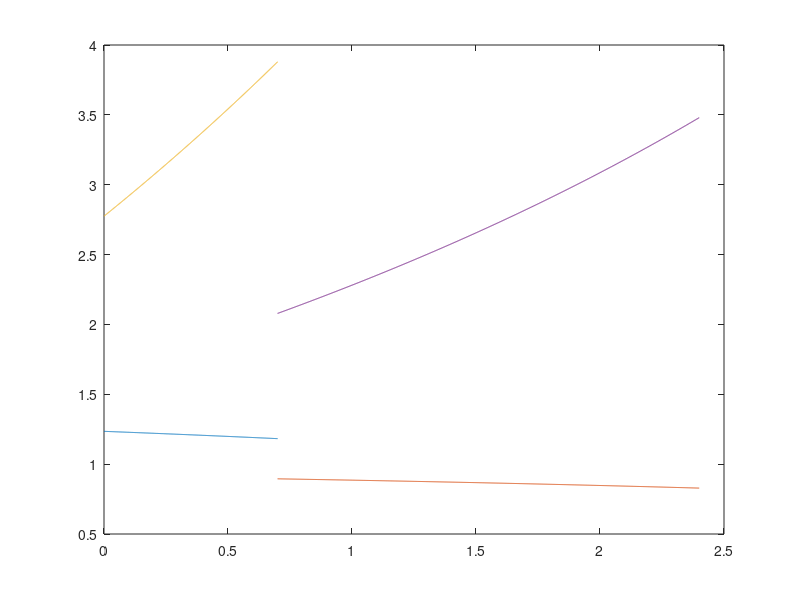

Write the MATLAB code that produced this figure.

% Parameters

res = 1000; % Timestep resolution

% Mass in kilograms (kg)
% Distance in meters (m)
% Time in seconds (s)

% Booster and Sustainer Time Values

Tboost     = .7;   
Tsust      = 1.7;   

%% Lengths: In Meters (m)
% Main Components:
Lnosecone        = .500;  
Lshoulder        = .090;
Lebay            = .200;
Lsustbodytube    = .660; 
Lforwardfins     = .200;
Lstagingcoupler  = .200;
Lboosterbodytube = .600;
Laftfins         = .110;
Lboost           = .320;    
Lsust            = .320;

% Internal electronics (m)  
Lbattery       = 0.0265;      
Laltimeter     = 0.0996;
LSEDSaltimeter = 0.06985;
Lswitch        = 0.01;

% Internal pieces (m)
Ldrogueparachute  = 0.04;
Lmainparachute    = 0.06;  
Lboosterparachute = 0.05;

% Coupler BodyTube Pieces
LcouplerBodyTube = .02;  %(m)

% Motor Hang
motorhang = .03; 

%% Distances: Centroid Calculations from the Tip of Nosecone


% Main Components:
Dnosecone        = Lnosecone*.666;
Dshoulder        = Lnosecone + Lshoulder/2;
Debay            = Dshoulder + Lshoulder/2  + LcouplerBodyTube/2;
Dsustbodytube    = Debay + LcouplerBodyTube/2 + Lsustbodytube/2;
Dforwardfins     = Dsustbodytube + Lsustbodytube/2 - Lforwardfins/2;
Dstagingcoupler  = Dforwardfins + Lforwardfins/2 + LcouplerBodyTube/2;
Dsust            = Dstagingcoupler - LcouplerBodyTube/2 - Lsust/2 + motorhang;
Dboosterbodytube = Dstagingcoupler + LcouplerBodyTube/2 + Lboosterbodytube/2;
Daftfins         = Dstagingcoupler + LcouplerBodyTube/2 + Lboosterbodytube - Laftfins/2;
Dboost           = Dstagingcoupler + LcouplerBodyTube/2 + Lboosterbodytube - Lboost/2 + motorhang; 

% Internal Components: Marks the beginning of the Component
xbattery            = 0.14;    % From forward of E-Bay
xaltimeter          = 0.03;    % From forward of E-Bay
xswitch             = 0.02;    % From forward of E-Bay
xSEDSaltimeter      = 0.22;    % From forward of Nosecone

xdrogueparachute    = 0.45;    % From forward of Nosecone
xmainparachute      = 0.00;    % From aft of E-Bay
xboosterparachute   = 0.00;    % From aft of Coupler

xcenteringring1     = -0.25;   % From aft of Sustainer Body Tube (-)
xcenteringring2     = -0.08;   % From aft of Sustainer Body Tube (-)
xcenteringring3     = -0.01;   % From aft of Booster Body Tube (-)
xcenteringring4     = -0.12;   % From aft of Booster Body Tube (-)

% Internal Electronics:
Dbattery       = Lnosecone + xbattery + Lbattery/2;      
Daltimeter     = Lnosecone + xaltimeter + Laltimeter/2;
DSEDSaltimeter = xSEDSaltimeter + LSEDSaltimeter/2;
Dswitch        = Lnosecone + xswitch + Lswitch/2;

% Recovery Components:

Ddrogueparachute    = xdrogueparachute + Ldrogueparachute/2;
Dmainparachute      = Lnosecone + Lebay + xmainparachute + Lmainparachute/2;                                                % The offset from E-bay is intentional because parachute placement is referenced from that part. 
Dboosterparachute   = Dstagingcoupler + LcouplerBodyTube/2 + Lstagingcoupler/2 + xboosterparachute + Lboosterparachute/2;   % Was incorrect but it is intentiona that placement is referenced from the coupler bulk plate


% Engine Retainment:
Dcenteringring1      = Dsustbodytube + Lsustbodytube/2 + xcenteringring1;   
Dcenteringring2      = Dsustbodytube + Lsustbodytube/2 + xcenteringring2;
Dcenteringring3      = Dboosterbodytube + Lsustbodytube/2 + xcenteringring3;
Dcenteringring4      = Dboosterbodytube + Lsustbodytube/2 + xcenteringring4;

% CHARLIE EDITED AND VERIFIED. -Charlie
% RE-EDITED AND RE-VARIFIED (discussion pending before changes) - Nick



%           ***RESUME EDITING HERE***





%% Masses
% Mass of Components (kg)
Mnosecone        = .063;
Mshoulder        = 0;
Mebay            = .120;
Msustbodytube    = .169;
Mforwardfins     = .104;
Mstagingcoupler  = .045;    % With 1 bulkhead = 9g
Mboosterbodytube = .165;    % need to add mass of 2 centering rings for both motors soon, need their own centroid 
Maftfins         = .084;   
Mboostinit       = .294;    % Initial mass of booster
Msustinit        = .349;    % Initial mass of sustainer 
Mboostprop       = .132;    % Mass of propellant 
Msustprop        = .185;    % Mass of propellant


% Internal electronics (kg)  
Mbattery       = 0.045;      
Maltimeter     = 0.0017;
MSEDSaltimeter = 0.0158;
Mswitch        = 0;

% Internal pieces (kg)
Mdrogueparachute    = 0;
Mmainparachute      = 0;
Mboosterparachute   = 0;   
Mcenteringring      = 0;


tb      = linspace(0,Tboost,res); % 1000 different times of flight from 0 to .7 seconds
Mboost  = Mboostinit-(Mboostprop/Tboost)*tb; % Mass of the booster during flight
CGBoost = Mboost.*Dboost;
Mtot    = Mboost + Msustinit + Mnosecone + Mshoulder + Mebay + Msustbodytube + Mforwardfins + Mstagingcoupler + Mboosterbodytube + Maftfins + Mbattery + Maltimeter + MSEDSaltimeter + Mswitch + Mdrogueparachute + Mboosterparachute + Mmainparachute + 4*Mcenteringring; 
CG      = (CGBoost + Dnosecone*Mnosecone + Dshoulder*Mshoulder + Debay*Mebay + Dsustbodytube*Msustbodytube + Dforwardfins*Mforwardfins + Dstagingcoupler*Mstagingcoupler + Dsust*Msustinit + Dboosterbodytube*Mboosterbodytube + Daftfins*Maftfins + Mbattery*Dbattery + Maltimeter*Daltimeter + MSEDSaltimeter*DSEDSaltimeter + Mswitch*Dswitch + Mdrogueparachute*Ddrogueparachute + Mboosterparachute*Dboosterparachute + Mmainparachute*Dmainparachute + Mcenteringring*Dcenteringring1 + Mcenteringring*Dcenteringring2 + Mcenteringring*Dcenteringring3 + Mcenteringring*Dcenteringring4)./Mtot;   

plot(tb,CG)

ts     = linspace(0,Tsust,res);             % 1000 different times of flight from 0 to 1.4 seconds
Msust  = Msustinit - (Msustprop/Tsust)*ts;  % Mass of sustainer through flight
CGSust = Msust.*Dsust;                      % Center of Gravity of sustainer through flight
Mtot2  = Msust + Mnosecone + Mshoulder + Mebay + Msustbodytube + Mforwardfins + Mbattery + Maltimeter + MSEDSaltimeter + Mswitch + Mdrogueparachute + Mmainparachute + 2*Mcenteringring;;   % Total mass of sustainer through flight
CG2      = (CGSust + Dnosecone*Mnosecone + Dshoulder*Mshoulder + Debay*Mebay + Dsustbodytube*Msustbodytube + Dforwardfins*Mforwardfins + Maltimeter*Daltimeter + MSEDSaltimeter*DSEDSaltimeter + Mswitch*Dswitch + Mdrogueparachute*Ddrogueparachute + Mmainparachute*Dmainparachute + Mcenteringring*Dcenteringring1 + Mcenteringring*Dcenteringring2)./Mtot2;   


hold on
ts     = linspace(Tboost,Tboost+Tsust,res);% 1000 different times of flight from .7 to 2.4 seconds
plot(ts,CG2)


%% CP (m)

Cr  = .1;   %Lrootchord   
Ct  = .1;   %Ltipchord 
Ss   = .0563;  %Lsemispan 
Lf  = .114;   %Lmidchordline
Xr  = .1;   %Lfinrootleadtofintiplead

Xb  = Dforwardfins - Lforwardfins/2;  %Lnosetiptorootchord

Rbodytube = .0474/2; 

cnn = 2;                 % For nose cone
xn  = .666 * Lnosecone;  % Center of Pressure for conical nose cone
cnt = 0;                 % Same diameter rocket throughout
xt  = 0;                 % Not applicable
nf  = 3;                 % Number of Fins

% Nose Cone Calcs
x1=1.0+(Rbodytube/(Ss+Rbodytube));
x2=4.0*nf*(Ss*Ss/(Rbodytube*Rbodytube*4));
x3a=2.0*Lf;
x3b=Cr+Ct;
x3=x3a/x3b;
x4=1.0+sqrt(1.0+x3*x3);
cnf=x1*x2/x4;
xf = (1.0/6.0)*(Cr+Ct-(Cr*Ct/(Cr+Ct)))+(Xr/3.0)*((Cr+2.0*Ct)/(Cr+Ct))+Xb;

% Calculation for CP (sustainer)

cnr=cnn+cnt+cnf;
cp = ((cnn*xn+cnt*xt+cnf*xf)/cnr);


%% Booster & Sustainer

% Fin Parameters
Cr2  = .11;   %Lrootchord   
Ct2  = .05;   %Ltipchord 
Ss2  = .053;  %Lsemispan 
Lf2  = .053;   %Lmidchordline
Xr2  = .03;   %Lfinrootleadtofintiplead
Xb2  = Daftfins - Laftfins/2;

% Equations for CP (full rocket)
x12=1.0+(Rbodytube/(Ss2+Rbodytube));
x22=4.0*nf*(Ss2*Ss2/(Rbodytube*Rbodytube*4)); % Diameter of Bodytube
x3a2=2.0*Lf2;
x3b2=Cr2+Ct2;
x32=x3a2/x3b2;
x42=1.0+sqrt(1.0+x32*x32);


xf2 = (1.0/6.0)*(Cr2+Ct2-(Cr2*Ct2/(Cr2+Ct2)))+(Xr2/3.0)*((Cr2+2.0*Ct2)/(Cr2+Ct2))+Xb2;
cnf2=x12*x22/x42;
cnr2=cnn+cnt+cnf+cnf2;
cp2 = ((cnn*xn+cnt*xt+cnf*xf+cnf2*xf2)/cnr2);


% Plotting Caliber

cal1 = (cp2-CG)/(2*Rbodytube);
plot(tb,cal1)
cal2 = (cp-CG2)/(2*Rbodytube);
hold on
plot(ts,cal2)

